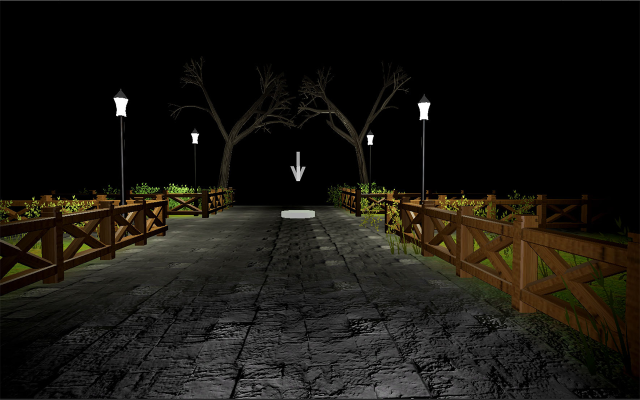
#> input picture Resize/Screenshots/1apitode.png, 1280 x 800 px (shown at 1/2 size); its folder holds only this picture in this run
$ python ResizePortrait.py
#> lines starting #> are read from the running program, lines starting #| are printed output that depends on the picture
import os
from PIL import Image

# Input and output directories
input_directory = "Screenshots"
output_Iphone67 = "Iphone6.7"
output_Iphone65 = "Iphone6.5"
output_Iphone55 = "Iphone5.5"
output_Iphone129 = "Ipad12.9"

# Create the output directory if it doesn't exist
if not os.path.exists(output_Iphone67):
    os.makedirs(output_Iphone67)

# Desired dimensions for resized images
new_width = 800  # Replace with your desired width
new_height = 600  # Replace with your desired height

def resize_file(img,target_width,target_height,outputfolder):

# Calculate the aspect ratio of the image
            aspect_ratio = img.width / img.height

            # Calculate the new dimensions while maintaining the aspect ratio
            if aspect_ratio > (target_width / target_height):
                new_width = target_width
                new_height = int(target_width / aspect_ratio)
            else:
                new_width = int(target_height * aspect_ratio)
                new_height = target_height

            # Resize the image while maintaining the aspect ratio
            img = img.resize((new_width, new_height))

            # Calculate the coordinates for cropping to the target dimensions
            left = (new_width - target_width) / 2
            top = (new_height - target_height) / 2
            right = (new_width + target_width) / 2
            bottom = (new_height + target_height) / 2

            # Crop the image to the target dimensions
            img = img.crop((left, top, right, bottom))
            # Save the resized image to the output directory
            img.save(os.path.join(outputfolder, filename))

# Loop through all files in the input directory
for filename in os.listdir(input_directory):
    if filename.endswith(('.jpg', '.jpeg', '.png', '.bmp', '.gif')):  # Add more extensions as needed
        try:
            # Open the image file
            with Image.open(os.path.join(input_directory, filename)) as img:

#> img is the input picture: PIL image 1280x800 RGBA; mean R, G, B, A 23.6, 21.3, 16.2, 254.9
                resize_file(img,1290,2796,output_Iphone67)
#> in resize_file, `img = img.crop((left, top, right, bottom))`:
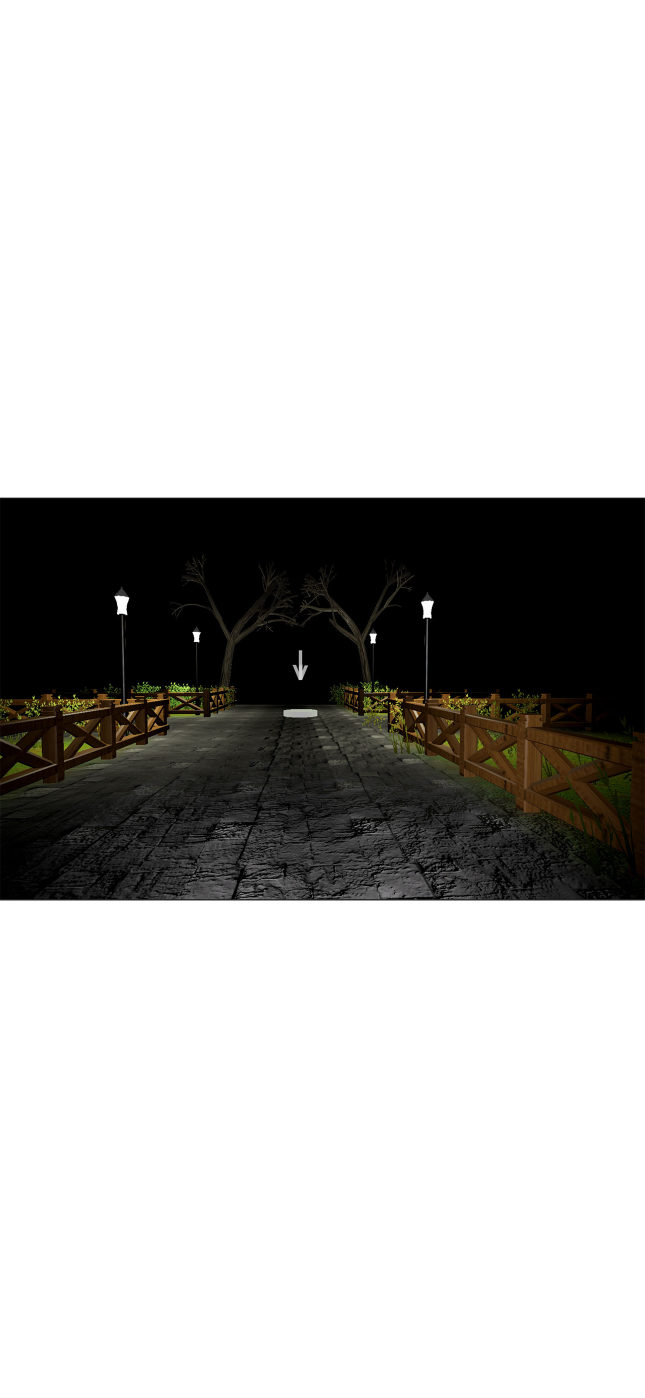
#> img: PIL image 1290x2796 RGBA (shown at 1/2 size); mean R, G, B, A 6.8, 6.1, 4.7, 73.5; transparent parts drawn white
                resize_file(img,1284,2778,output_Iphone65)
                resize_file(img,1242,2208,output_Iphone55)
#> call 3 of resize_file, with target_width = 1242, target_height = 2208, outputfolder = 'Iphone5.5'
#> in resize_file (call 3), `img = img.crop((left, top, right, bottom))`:
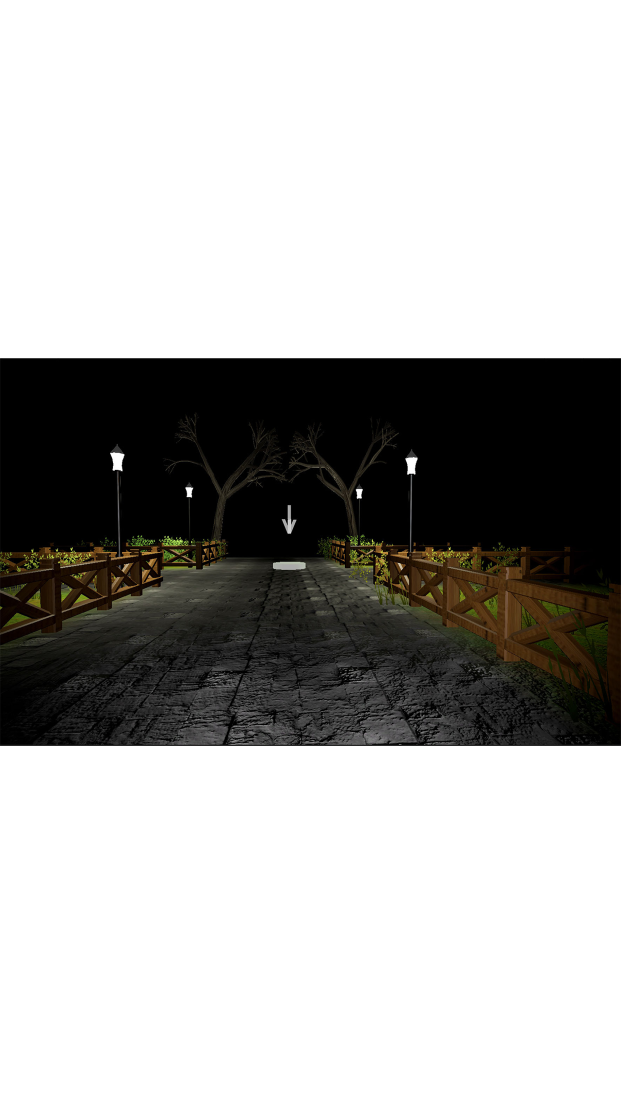
#> img: PIL image 1242x2208 RGBA (shown at 1/2 size); mean R, G, B, A 8.3, 7.5, 5.7, 89.6; transparent parts drawn white
                resize_file(img,2048,2732,output_Iphone129)
#> call 4 of resize_file, with target_width = 2048, target_height = 2732, outputfolder = 'Ipad12.9'
#> in resize_file (call 4), `img = img.crop((left, top, right, bottom))`:
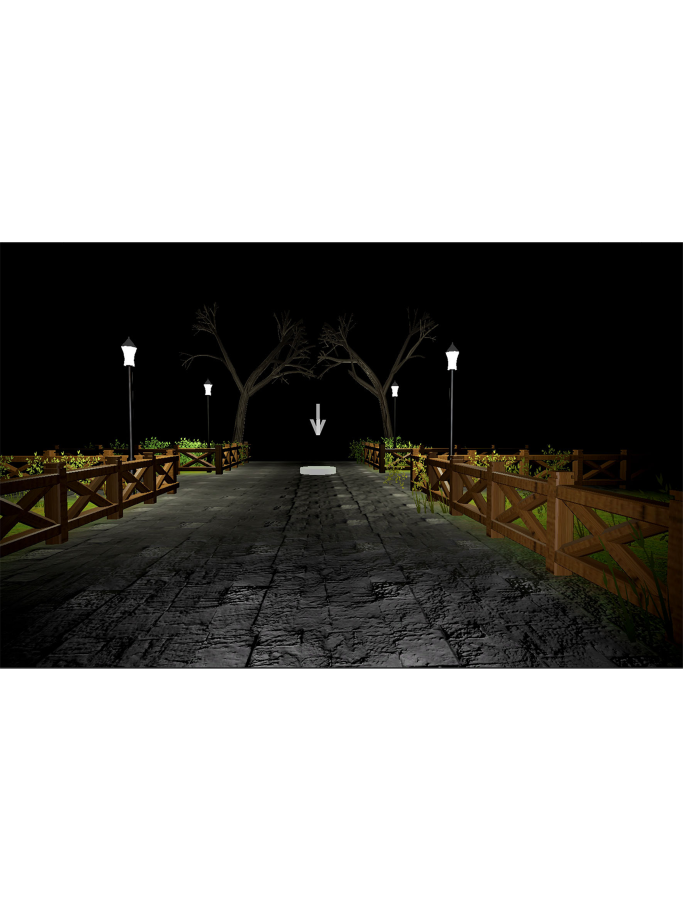
#> img: PIL image 2048x2732 RGBA (shown at 1/3 size); mean R, G, B, A 11, 10, 7.6, 119.4; transparent parts drawn white


        except Exception as e:
            print(f"Error processing {filename}: {str(e)}")
    else:
        print(f"Skipping {filename} (not a supported image format)")

print("Done resizing images.")

$ run again, on Resize/Screenshots/5apitode.png
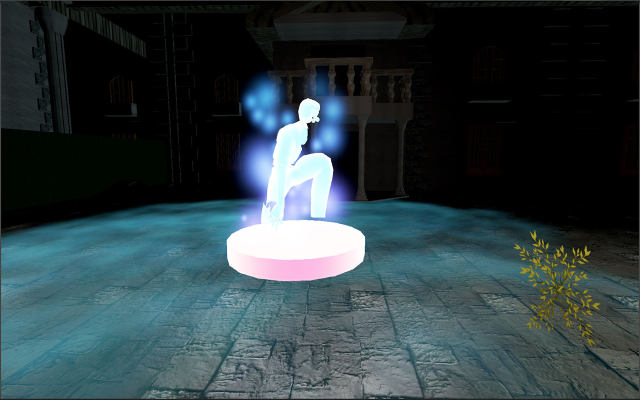
#> input picture Resize/Screenshots/5apitode.png, 1280 x 800 px (shown at 1/2 size)
#> img is the input picture: PIL image 1280x800 RGB; mean R, G, B 46.9, 61.7, 65.7
#> in resize_file (call 3), `img = img.crop((left, top, right, bottom))`:
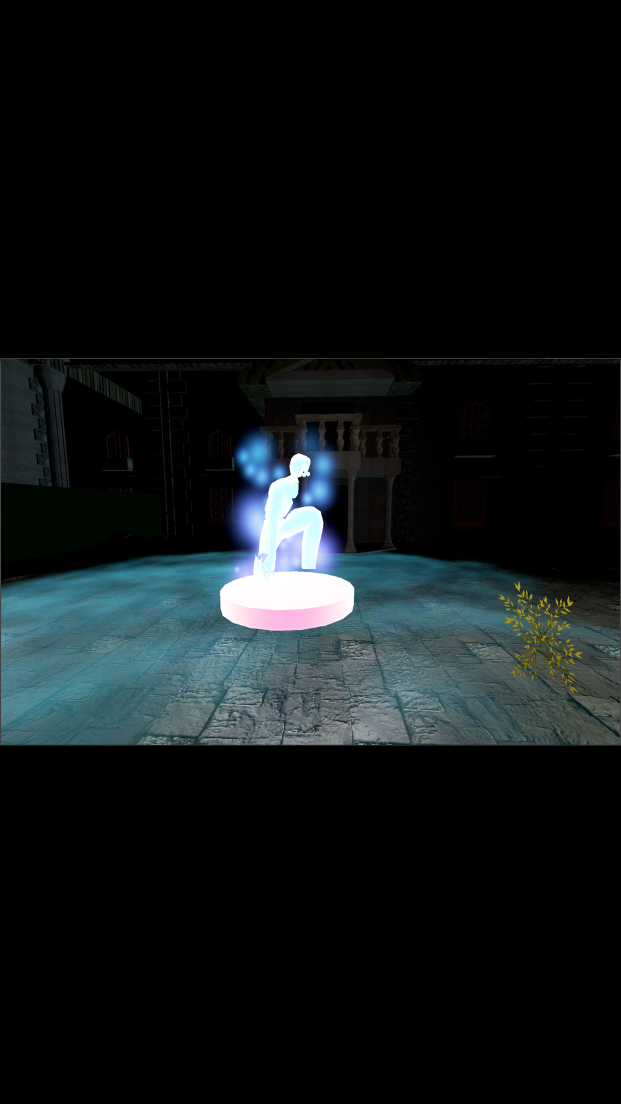
#> img: PIL image 1242x2208 RGB (shown at 1/2 size); mean R, G, B 16.5, 21.7, 23.1
#> in resize_file (call 4), `img = img.crop((left, top, right, bottom))`:
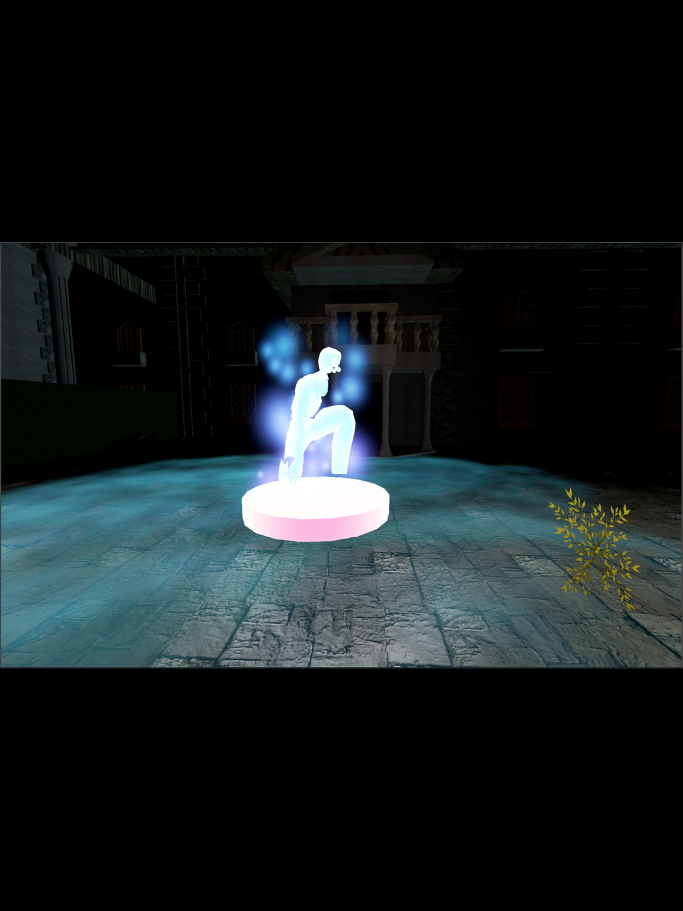
#> img: PIL image 2048x2732 RGB (shown at 1/3 size); mean R, G, B 22, 28.9, 30.8

$ run again, on Resize/Screenshots/2apitode.png
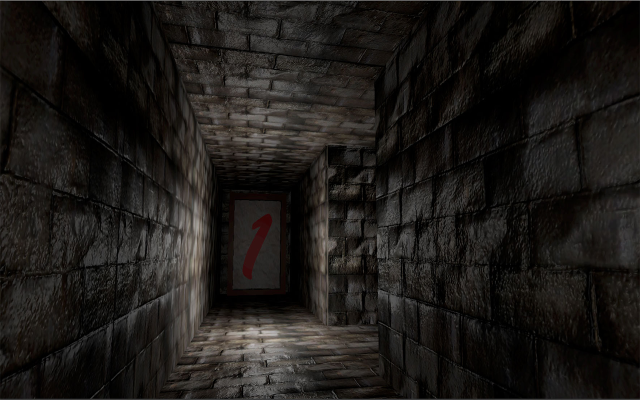
#> input picture Resize/Screenshots/2apitode.png, 1280 x 800 px (shown at 1/2 size)
#> img is the input picture: PIL image 1280x800 RGBA; mean R, G, B, A 29.2, 26.4, 23.7, 254.9
#> in resize_file (call 3), `img = img.crop((left, top, right, bottom))`:
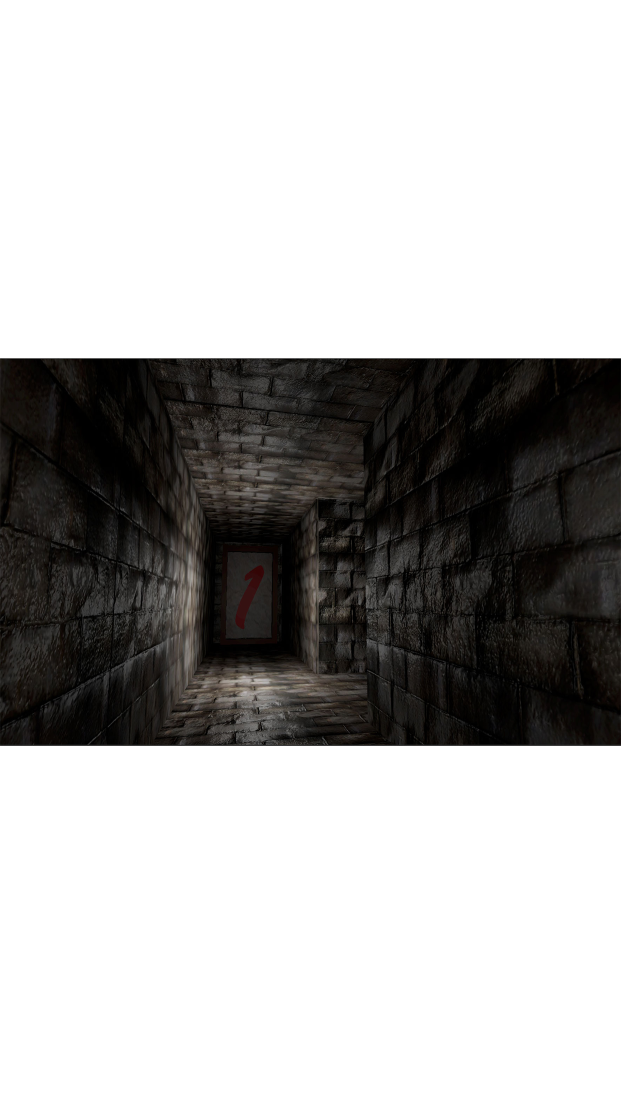
#> img: PIL image 1242x2208 RGBA (shown at 1/2 size); mean R, G, B, A 10.2, 9.3, 8.3, 89.6; transparent parts drawn white
#> in resize_file (call 4), `img = img.crop((left, top, right, bottom))`:
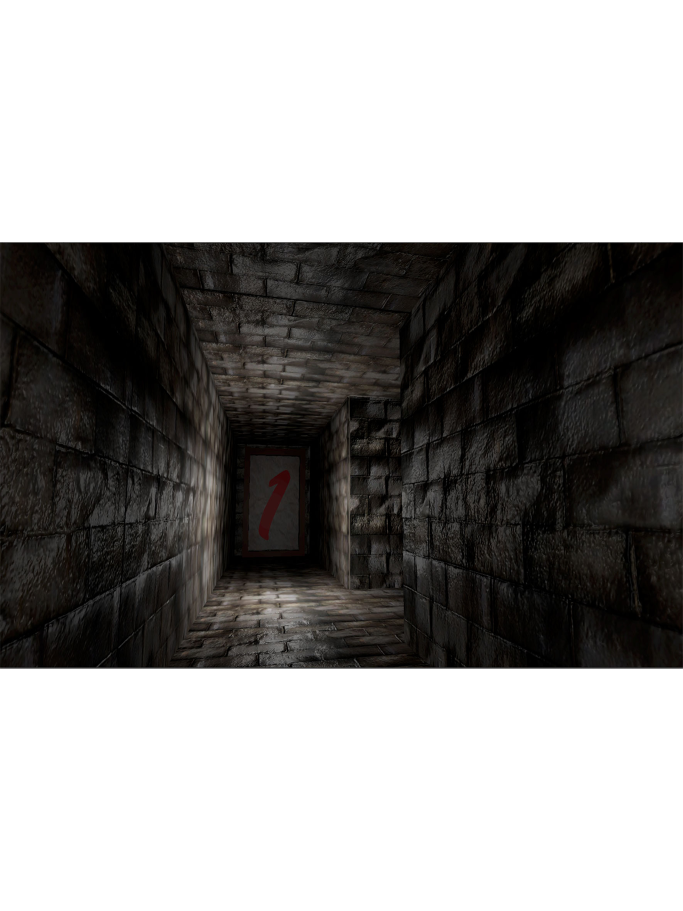
#> img: PIL image 2048x2732 RGBA (shown at 1/3 size); mean R, G, B, A 13.7, 12.4, 11.1, 119.4; transparent parts drawn white

$ run again, on Resize/Screenshots/3apitode.png
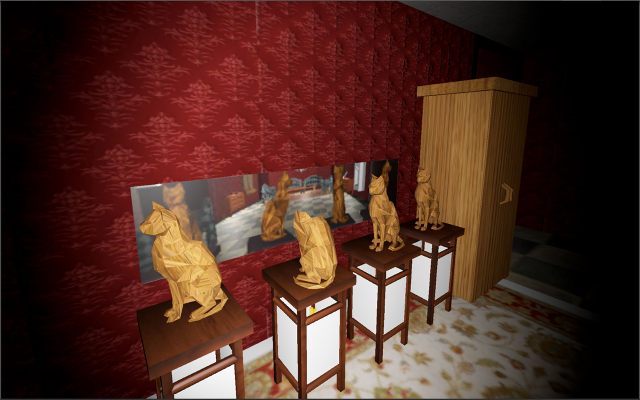
#> input picture Resize/Screenshots/3apitode.png, 1280 x 800 px (shown at 1/2 size)
#> img is the input picture: PIL image 1280x800 RGBA; mean R, G, B, A 77.6, 43.6, 34.5, 254.9
#> in resize_file (call 3), `img = img.crop((left, top, right, bottom))`:
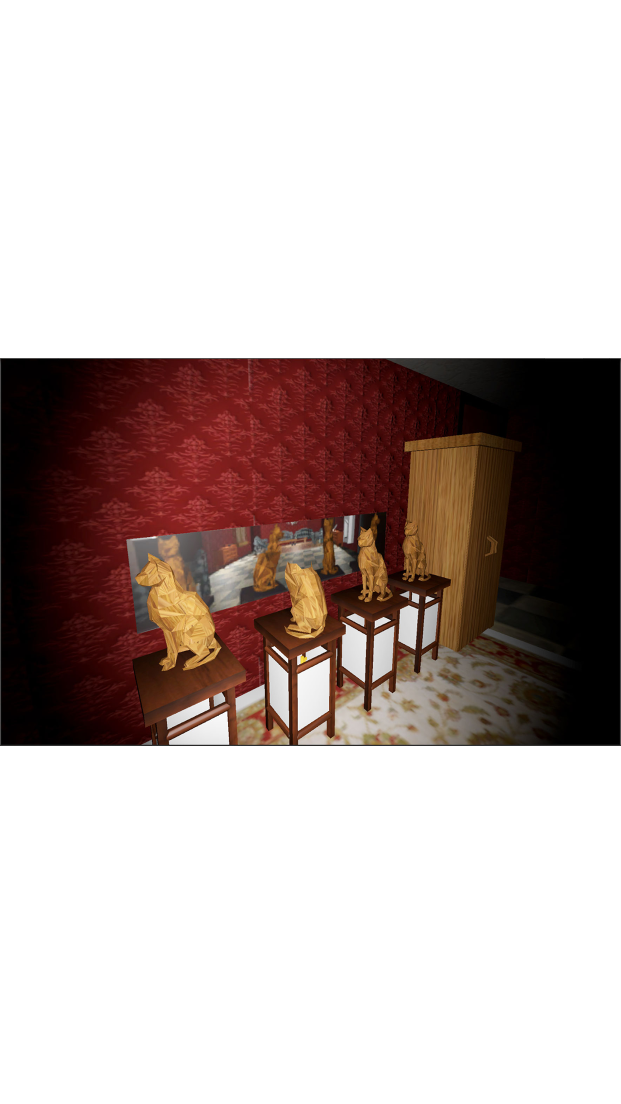
#> img: PIL image 1242x2208 RGBA (shown at 1/2 size); mean R, G, B, A 27.3, 15.3, 12.1, 89.6; transparent parts drawn white
#> in resize_file (call 4), `img = img.crop((left, top, right, bottom))`:
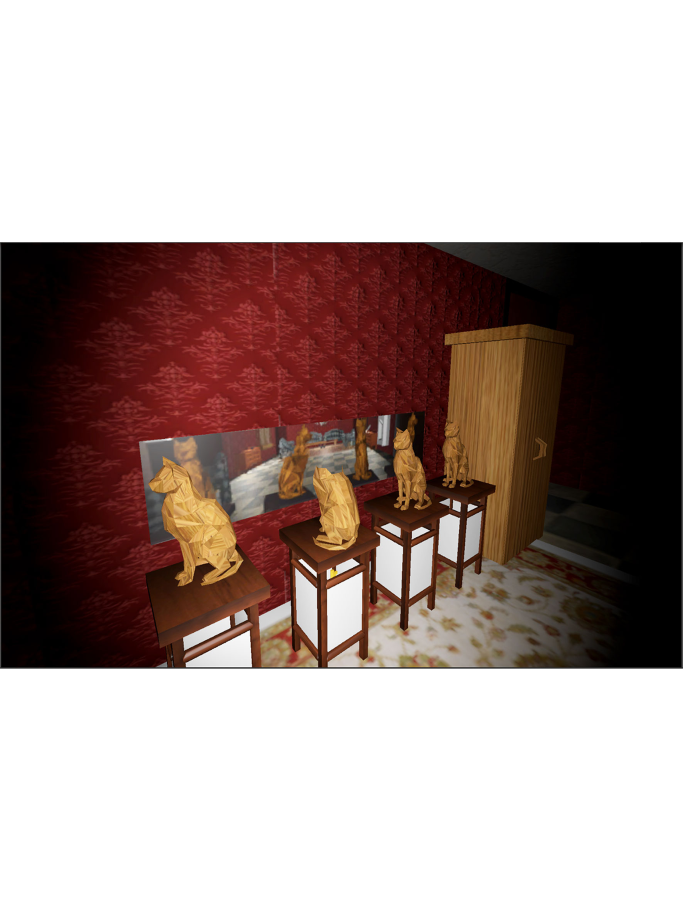
#> img: PIL image 2048x2732 RGBA (shown at 1/3 size); mean R, G, B, A 36.4, 20.4, 16.2, 119.4; transparent parts drawn white
